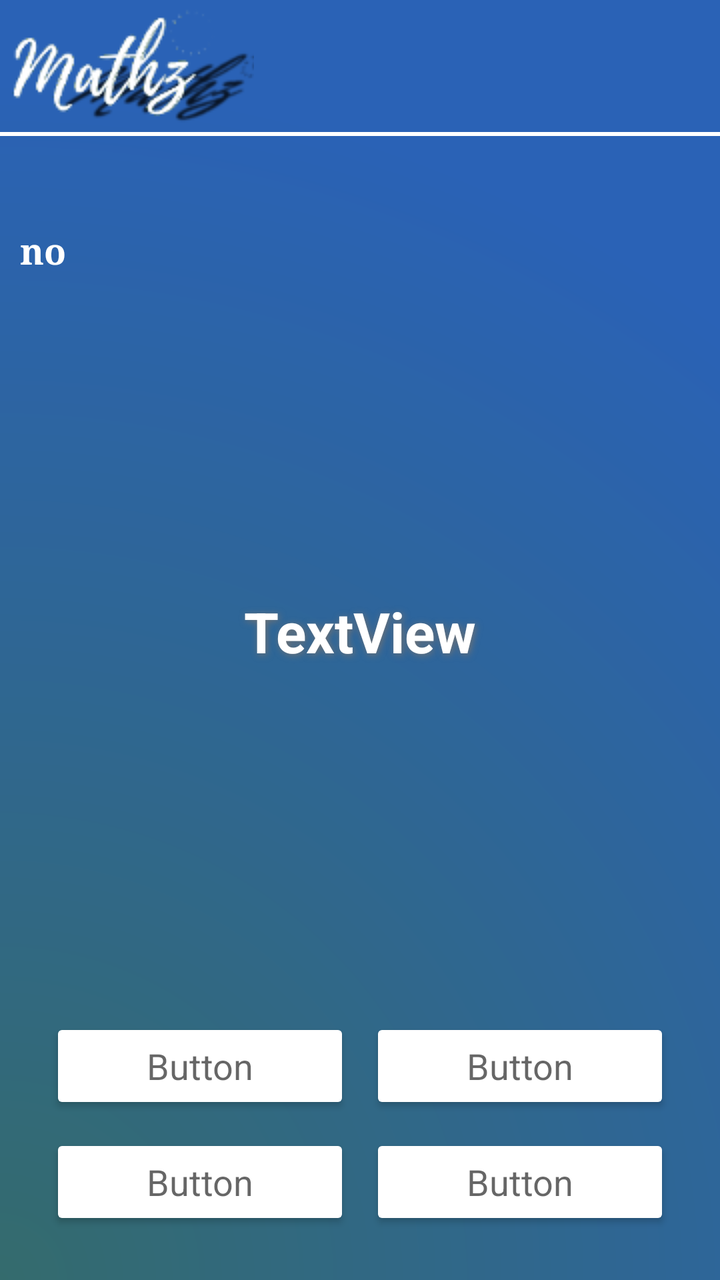
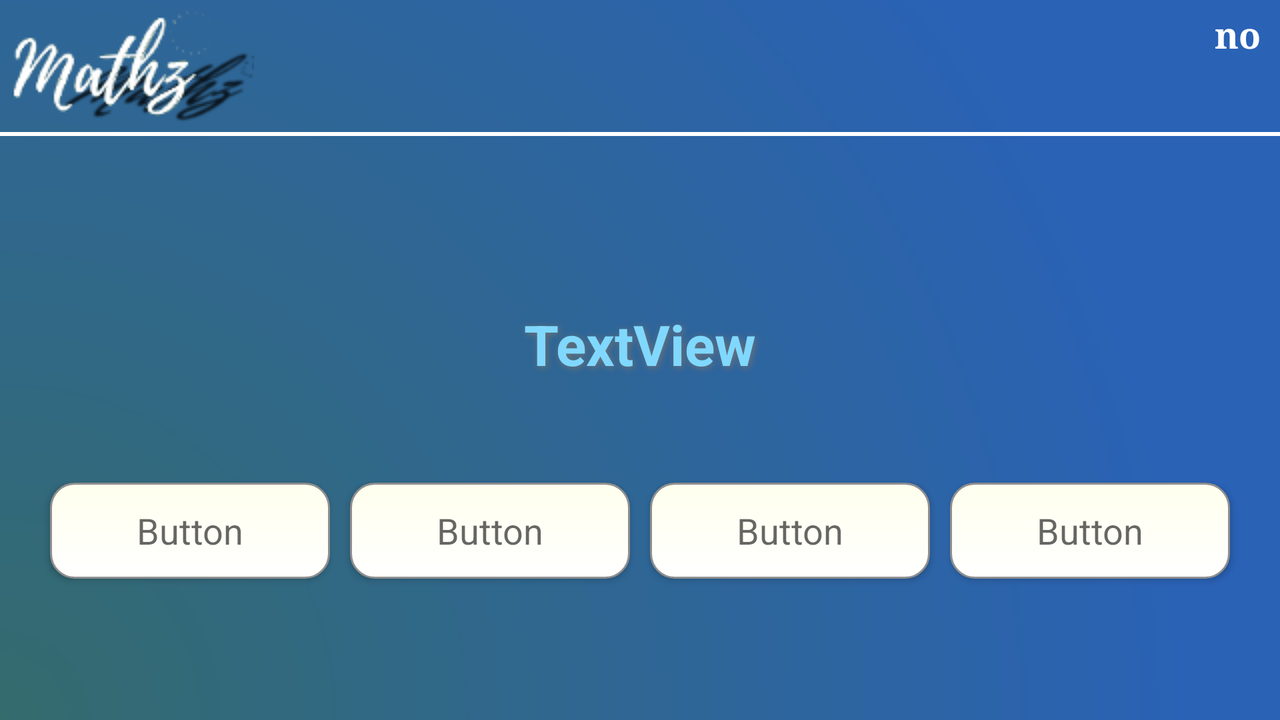

One screen, two layout resources from the same app: the default and the repository's alternative for another configuration. Each is rendered where Android would select it; the XML of both is given below.
<!-- AndroidManifest.xml: application theme AppTheme -->
<!-- res/layout/activity_math_quiz.xml -->
<?xml version="1.0" encoding="utf-8"?>
<layout xmlns:android="http://schemas.android.com/apk/res/android"

    xmlns:app="http://schemas.android.com/apk/res-auto"
    xmlns:tools="http://schemas.android.com/tools">

<RelativeLayout
    android:layout_width="match_parent"
    android:layout_height="match_parent"
    android:background="@drawable/greengradient"
    android:orientation="vertical"
    android:id="@+id/mainlayout"
    tools:context=".MathQuiz">


    <ImageView
        android:id="@+id/imageView2"
        android:layout_width="wrap_content"
        android:layout_height="wrap_content"
        android:layout_alignParentTop="true"
        android:layout_gravity="left"
        android:src="@drawable/mathz" />


    <View
        android:id="@+id/divider5"
        android:layout_width="match_parent"
        android:layout_height="2dp"
        android:layout_below="@id/imageView2"
        android:background="#FFFFFF" />

    <TextView
        android:id="@+id/message"
        android:layout_width="match_parent"
        android:layout_height="wrap_content"
        android:layout_below="@id/divider5"
        android:layout_gravity="center|center_horizontal"
        android:layout_marginStart="20dp"
        android:layout_marginLeft="20dp"
        android:layout_marginEnd="20dp"
        android:layout_marginRight="20dp"
        android:gravity="center"
        android:text=" "
        android:textColor="@color/text_color"
        android:textSize="@dimen/message_size"
        android:textStyle="bold|italic" />
    <LinearLayout
        android:layout_width="match_parent"
        android:layout_height="match_parent"
        android:layout_below="@id/message"
        android:id="@+id/qnanswerLayout"

        android:orientation="vertical">


        <TextView
            android:id="@+id/qnNum"
            android:layout_width="wrap_content"
            android:layout_height="wrap_content"
            android:layout_margin="10dp"
            android:text="no "
            android:textAppearance="?android:attr/textAppearanceMedium"
            android:textColor="@color/white"
            android:textStyle="bold"
            android:typeface="serif" />

        <LinearLayout
            android:id="@+id/questionlayout"
            android:layout_width="match_parent"
            android:layout_height="wrap_content"
            android:layout_above="@id/tablelayout"

            android:layout_gravity="center"
            android:layout_weight="0.5"
            android:orientation="horizontal">

            <TextView
                android:id="@+id/question"
                android:layout_width="match_parent"
                android:layout_height="match_parent"
                android:layout_gravity="center"
                android:layout_marginLeft="15dp"
                android:layout_marginRight="15dp"


                android:elevation="5dp"
                android:gravity="center"

                android:padding="5dp"
                android:shadowColor="@color/darkGray"
                android:shadowDx="2"
                android:shadowDy="2"
                android:shadowRadius="8"
                android:text="TextView"
                android:textColor="@color/text_color"
                android:textSize="@dimen/text_size_question"

                android:textStyle="bold" />
        </LinearLayout>



        <TableLayout
            android:id="@+id/tablelayout"
            android:layout_width="match_parent"
            android:layout_height="wrap_content"
            android:layout_margin="20dp">

            <TableRow
                android:layout_width="match_parent"
                android:layout_height="wrap_content">

                <Button
                    android:id="@+id/ans2"
                    android:layout_width="wrap_content"
                    android:layout_height="wrap_content"
                    android:layout_margin="5dp"
                    android:layout_weight="1"
                    style="@style/Widget.AppCompat.Button.Colored"
                    android:elevation="5dp"
                    android:gravity="center"

                    android:text="Button"
                    android:textAppearance="?android:attr/textAppearanceMedium" />

                <Button
                    android:id="@+id/ans1"
                    android:layout_width="wrap_content"
                    android:layout_height="wrap_content"
                    android:layout_margin="5dp"
                    android:layout_weight="1"
                    style="@style/Widget.AppCompat.Button.Colored"
                    android:gravity="center"
                    android:text="Button"
                    android:elevation="5dp"
                    android:textAppearance="?android:attr/textAppearanceMedium" />
            </TableRow>

            <TableRow
                android:layout_width="match_parent"
                android:layout_height="wrap_content">

                <Button
                    android:id="@+id/ans3"
                    android:layout_width="wrap_content"
                    android:layout_height="wrap_content"
                    android:layout_margin="5dp"
                    android:layout_weight="1"
                    style="@style/Widget.AppCompat.Button.Colored"
                    android:gravity="center"
                    android:elevation="5dp"
                    android:text="Button"
                    android:textAppearance="?android:attr/textAppearanceMedium" />

                <Button
                    android:id="@+id/ans4"
                    android:layout_width="wrap_content"
                    android:layout_height="wrap_content"
                    android:layout_margin="5dp"
                    android:layout_weight="1"
                    style="@style/Widget.AppCompat.Button.Colored"
                    android:gravity="center"
                    android:elevation="5dp"
                    android:text="Button"
                    android:textAppearance="?android:attr/textAppearanceMedium" />
            </TableRow>

        </TableLayout>
    </LinearLayout>

</RelativeLayout>

</layout>
<!-- resources referenced by this layout -->
<resources>
  <color name="darkGray">#727272</color>
  <color name="text_color">#FFFFFF</color>
  <color name="white">#fff</color>
  <dimen name="message_size">26sp</dimen>
  <dimen name="text_size_question">28sp</dimen>
  <!-- drawable greengradient (drawable) -->
  <?xml version="1.0" encoding="utf-8"?>
  <shape xmlns:android="http://schemas.android.com/apk/res/android">
  
      <gradient android:angle="-135"
          android:type="radial"
          android:gradientRadius="600dp"
          android:centerX="0"
          android:centerY="1"
          android:startColor="#346B6D"
  
          android:endColor="#2A62B6"/>
  
  </shape>
  <!-- drawable mathz: png bitmap (drawable-mdpi, 8956 bytes) -->
  <style name="AppTheme" parent="Theme.AppCompat.Light.NoActionBar">
          
          <item name="colorPrimary">#BB06CC</item>
          <item name="colorPrimaryDark">@color/colorPrimaryDark</item>
          <item name="colorAccent">@color/colorAccent</item>
  
  
      </style>
  <color name="colorPrimaryDark">#303F9F</color>
  <color name="colorAccent">#FFFFFF</color>
</resources>
<!-- res/layout-land/activity_math_quiz.xml (the repository's variant of the layout above) -->
<!-- drawn on the phone turned sideways -->
<?xml version="1.0" encoding="utf-8"?>
<RelativeLayout xmlns:android="http://schemas.android.com/apk/res/android"

    xmlns:app="http://schemas.android.com/apk/res-auto"
    xmlns:tools="http://schemas.android.com/tools"
    android:id="@+id/mainlayout"
    android:layout_width="match_parent"
    android:layout_height="match_parent"

    android:background="@drawable/greengradient"

    tools:context=".MathQuiz">


    <RelativeLayout
        android:id="@+id/imagelayout"
        android:layout_width="match_parent"
        android:layout_height="wrap_content"
        android:layout_alignParentTop="true">

        <ImageView
            android:id="@+id/imageView2"
            android:layout_width="wrap_content"
            android:layout_height="wrap_content"
            android:layout_alignParentLeft="true"
            android:src="@drawable/mathz" />

        <TextView
            android:id="@+id/qnNum"
            android:layout_width="wrap_content"
            android:layout_height="wrap_content"
            android:layout_alignParentRight="true"
            android:layout_marginStart="5dp"
            android:layout_marginLeft="5dp"
            android:layout_marginTop="5dp"
            android:layout_marginEnd="5dp"
            android:layout_marginRight="5dp"
            android:layout_marginBottom="5dp"
            android:gravity="right"
            android:text="no "
            android:textAppearance="?android:attr/textAppearanceMedium"
            android:textColor="@color/white"
            android:textStyle="bold"
            android:typeface="serif" />
    </RelativeLayout>


    <View
        android:id="@+id/divider5"
        android:layout_width="match_parent"
        android:layout_height="2dp"
        android:layout_below="@id/imagelayout"
        android:background="#FFFFFF" />


    <TextView
        android:id="@+id/message"
        android:layout_width="match_parent"
        android:layout_height="wrap_content"
        android:layout_below="@id/divider5"
        android:layout_gravity="center_horizontal"
        android:layout_marginStart="20dp"
        android:layout_marginLeft="20dp"
        android:layout_marginTop="5dp"
        android:layout_marginEnd="20dp"
        android:layout_marginRight="20dp"
        android:layout_marginBottom="5dp"
        android:text=" "
        android:textColor="@color/text_color"
        android:textSize="@dimen/message_size"
        android:textStyle="bold|italic" />

    <LinearLayout
        android:id="@+id/qnanswerLayout"
        android:layout_width="match_parent"
        android:layout_height="match_parent"
        android:layout_below="@id/message"
        android:orientation="vertical">

        <LinearLayout
            android:layout_width="match_parent"
            android:layout_height="0dp"

            android:layout_weight="1"
            android:orientation="horizontal">


            <TextView
                android:id="@+id/question"
                android:layout_width="match_parent"
                android:layout_height="match_parent"
                android:layout_gravity="center"
                android:layout_marginLeft="15dp"
                android:layout_marginRight="15dp"


                android:elevation="5dp"
                android:gravity="center"

                android:padding="5dp"
                android:shadowColor="@color/darkGray"
                android:shadowDx="2"
                android:shadowDy="2"
                android:shadowRadius="8"
                android:text="TextView"
                android:textColor="@color/lightblue"
                android:textSize="@dimen/text_size_question"

                android:textStyle="bold" />
        </LinearLayout>


        <TableLayout
            android:id="@+id/tablelayout"
            android:layout_width="match_parent"
            android:layout_height="0dp"
            android:layout_alignParentBottom="false"
            android:layout_marginStart="20dp"
            android:layout_marginLeft="20dp"
            android:layout_marginTop="5dp"
            android:layout_marginEnd="20dp"
            android:layout_marginRight="20dp"
            android:layout_marginBottom="5dp"
            android:layout_weight="1">

            <TableRow
                android:layout_width="match_parent"
                android:layout_height="wrap_content">

                <Button
                    android:id="@+id/ans1"
                    android:layout_width="0dp"
                    android:layout_height="wrap_content"
                    android:layout_margin="5dp"

                    android:layout_weight="1"
                    android:background="@drawable/buttonbg"
                    android:foreground="?selectableItemBackground"
                    android:gravity="center"
                    android:text="Button"
                    android:textAppearance="@style/TextAppearance.AppCompat.Medium" />

                <Button
                    android:id="@+id/ans2"
                    android:layout_width="0dp"
                    android:layout_height="wrap_content"
                    android:layout_margin="5dp"

                    android:layout_weight="1"
                    android:background="@drawable/buttonbg"

                    android:foreground="?selectableItemBackground"

                    android:gravity="center"
                    android:text="Button"
                    android:textAppearance="@style/TextAppearance.AppCompat.Medium" />

                <Button
                    android:id="@+id/ans3"
                    android:layout_width="0dp"
                    android:layout_height="wrap_content"
                    android:layout_margin="5dp"

                    android:layout_weight="1"
                    android:background="@drawable/buttonbg"
                    android:foreground="?selectableItemBackground"

                    android:gravity="center"
                    android:text="Button"
                    android:textAppearance="@style/TextAppearance.AppCompat.Medium" />

                <Button
                    android:id="@+id/ans4"
                    android:layout_width="0dp"
                    android:layout_height="wrap_content"
                    android:layout_margin="5dp"
                    android:layout_weight="1"
                    android:background="@drawable/buttonbg"

                    android:foreground="?selectableItemBackground"

                    android:gravity="center"
                    android:text="Button"
                    android:textAppearance="@style/TextAppearance.AppCompat.Medium" />

            </TableRow>

        </TableLayout>
    </LinearLayout>
</RelativeLayout>
<!-- resources referenced by the variant -->
<!-- as the phone turned sideways resolves them -->
<resources>
  <color name="darkGray">#727272</color>
  <color name="lightblue">#80D8FF</color>
  <color name="text_color">#FFFFFF</color>
  <color name="white">#fff</color>
  <dimen name="message_size">26sp</dimen>
  <dimen name="text_size_question">28sp</dimen>
  <!-- drawable buttonbg (drawable) -->
  <?xml version="1.0" encoding="utf-8"?>
  <shape xmlns:android="http://schemas.android.com/apk/res/android">
     <gradient android:startColor="#FFFFFF"
         android:endColor="#FFFFee"
         android:angle="90"/>
      <corners android:radius="12dp"/>
      <stroke android:color="#8F8F8F" android:width="1dp"/>
  
  </shape>
  <!-- drawable greengradient (drawable) -->
  <?xml version="1.0" encoding="utf-8"?>
  <shape xmlns:android="http://schemas.android.com/apk/res/android">
  
      <gradient android:angle="-135"
          android:type="radial"
          android:gradientRadius="600dp"
          android:centerX="0"
          android:centerY="1"
          android:startColor="#346B6D"
  
          android:endColor="#2A62B6"/>
  
  </shape>
  <!-- drawable mathz: png bitmap (drawable-mdpi, 8956 bytes) -->
  <style name="AppTheme" parent="Theme.AppCompat.Light.NoActionBar">
          
          <item name="colorPrimary">#BB06CC</item>
          <item name="colorPrimaryDark">@color/colorPrimaryDark</item>
          <item name="colorAccent">@color/colorAccent</item>
  
  
      </style>
  <color name="colorPrimaryDark">#303F9F</color>
  <color name="colorAccent">#FFFFFF</color>
</resources>
